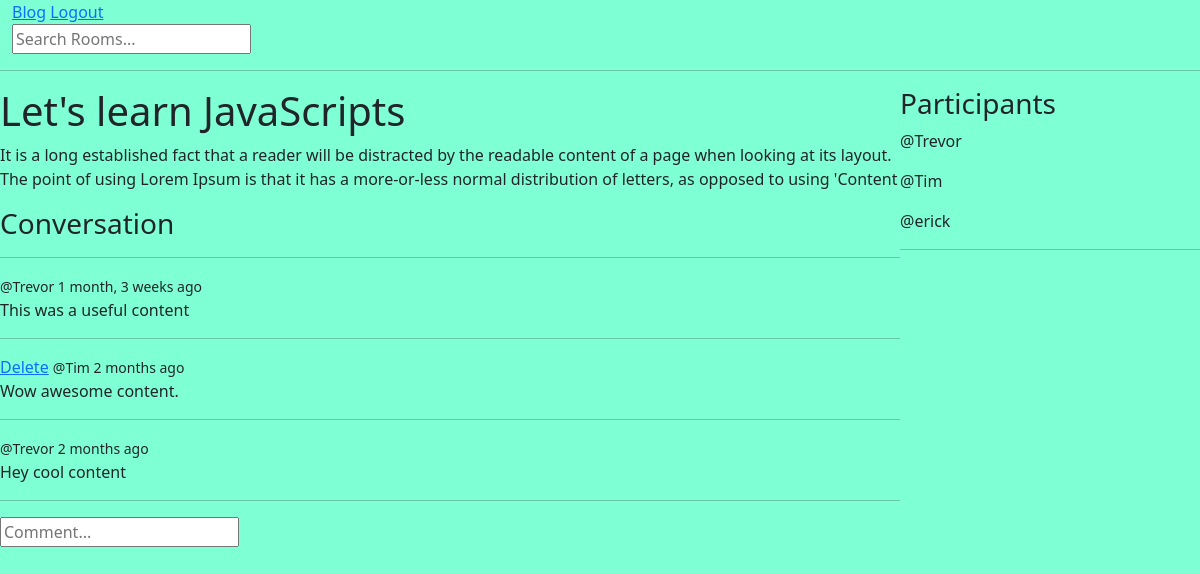
/room/1/ (signed in), run on the app's committed database.
### blogapp/models.py (models this page shows, shortened)
class Room(models.Model):
    host = models.ForeignKey(User, on_delete=models.SET_NULL,null=True)
    topic = models.ForeignKey(Topic, on_delete=models.SET_NULL,null=True)
    name = models.CharField(max_length=200)
    description = models.TextField(null=True, blank=True)
    participants = models.ManyToManyField(User, related_name='participants', blank=True)
    updated = models.DateTimeField(auto_now=True)
    created = models.DateTimeField(auto_now_add=True)
    class Meta:
        ordering = ['-updated','-created']

class Message(models.Model):
    user = models.ForeignKey(User, on_delete=models.CASCADE)
    room = models.ForeignKey(Room, on_delete=models.CASCADE)
    body = models.TextField()
    updated = models.DateTimeField(auto_now=True)
    created = models.DateTimeField(auto_now_add=True)
    class Meta:
        ordering = ['-updated','-created']

### blogapp/views.py (the view, shortened to what this page needs)
# urls.py: path('room/<str:pk>/', views.room, name='room'),
def room(request,pk):
    room = Room.objects.get(id=pk)
    room_messages = room.message_set.all()
    participants = room.participants.all()
    context = {'room':room,'room_messages':room_messages, 'participants':participants}
    return render(request,'room.html',context)

### templates/room.html (shortened to what this page needs)
<!doctype html>
<html lang="en">
<head>
</head>
<body>
{% extends 'base.html' %}
{% block content %}
<div class="room-container">
    <div>
        <h1>{{ room.name }}</h1>
        <p>{{ room.description }}</p>
        <div class="comment-wrapper">
                <h3>Conversation</h3>
                <hr>
            {% for message in room_messages %}
                <div>
                {% if request.user == message.user %}
                    <a href="{% url 'delete-message' message.id%}">Delete</a>
                {% endif %}
                <small>@{{ message.user }}  {{ message.created | timesince }} ago</small>
                <p>{{ message.body }}</p>
                <hr>
                </div>
            {% endfor %}
            {% if request.user.is_authenticated %}
                <div class="comment-form">
                    <form action="" method="POST">
                        <input type="text" name="body" placeholder="Comment...">
                    </form>
                </div>
            {% endif %}
        </div>
    </div>
    <div>
        <h3>Participants</h3>
        {% for participant in participants %}
            <div>
                <p>@{{ participant.username}}</p>
            </div>
        {% endfor %}
        <hr>
    </div>
</div>
{% endblock %}

### static/style/main.css (style rules this page uses)
body { background-color: aquamarine; }

### templates/room.html (style rules this page uses)
.room-container { display: grid; grid-template-columns: 3fr 1fr; }

### data on the page
Room: name "Let's learn JavaScripts", description "It is a long established fact that a reader will be distracted by the readable content of a page when looking at its layout. The point of using Lorem Ipsum is that it has a more-or-less normal distribution of letters, as opposed to using 'Content"
Message: user "Trevor", created "1 month, 3 weeks", body "This was a useful content"
Message: shows "Delete", user "Tim", created "2 months", body "Wow awesome content."
Message: user "Trevor", created "2 months", body "Hey cool content"

### other printed values
{{ participant.username }} "Trevor"
{{ participant.username }} "Tim"
{{ participant.username }} "erick"
